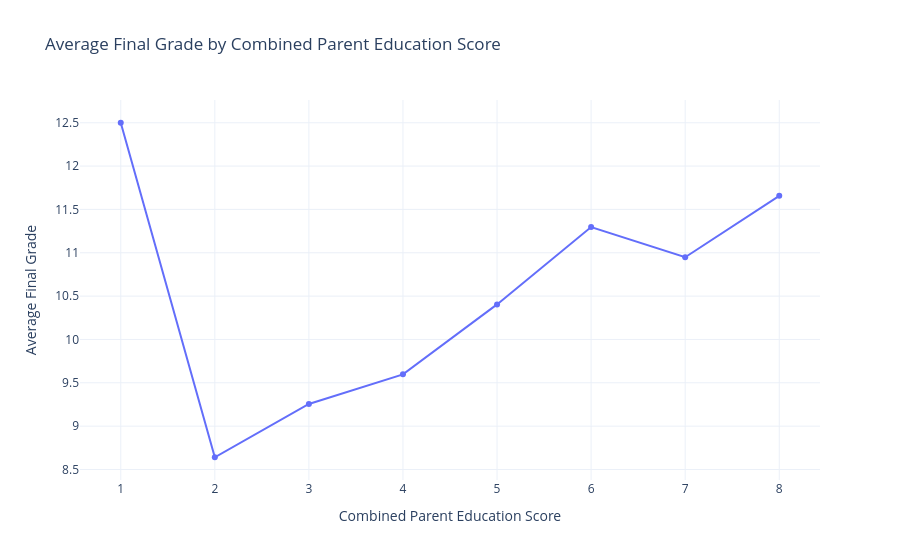

Notebook cell for this chart:
### Markdown cell above
## 7. Parent Education vs Final Grade

### Code cell
parent_summary = (
    df.groupby('parent_education', as_index=False)
      .agg(
          Students=('G3','count'),
          Average_Grade=('G3','mean'),
          Pass_Rate=('G3', lambda x: (x >= 10).mean() * 100)
      )
)

fig = px.line(
    parent_summary,
    x='parent_education',
    y='Average_Grade',
    markers=True,
    hover_data=['Students','Pass_Rate'],
    title='Average Final Grade by Combined Parent Education Score',
    labels={'parent_education':'Combined Parent Education Score','Average_Grade':'Average Final Grade'}
)
fig.update_layout(template='plotly_white')
fig.show()

### Figure 1 — Plotly figure (JSON) as saved in the notebook; plotly's stock layout.template omitted (floating-point values rounded to 4 significant figures)
{"data": [{"customdata": [[2.0, 50.0], [39.0, 58.97], [43.0, 60.47], [72.0, 59.72], [47.0, 68.09], [64.0, 75.0], [58.0, 67.24], [70.0, 75.71]], "hovertemplate": "Combined Parent Education Score=%{x}<br>Average Final Grade=%{y}<br>Students=%{customdata[0]}<br>Pass_Rate=%{customdata[1]}<extra></extra>", "legendgroup": "", "line": {"color": "#636efa", "dash": "solid"}, "marker": {"symbol": "circle"}, "mode": "lines+markers", "name": "", "orientation": "v", "showlegend": false, "type": "scatter", "x": [1, 2, 3, 4, 5, 6, 7, 8], "xaxis": "x", "y": [12.5, 8.641, 9.256, 9.597, 10.4, 11.3, 10.95, 11.66], "yaxis": "y"}], "layout": {"legend": {"tracegroupgap": 0}, "title": {"text": "Average Final Grade by Combined Parent Education Score"}, "xaxis": {"anchor": "y", "domain": [0, 1], "title": {"text": "Combined Parent Education Score"}}, "yaxis": {"anchor": "x", "domain": [0, 1], "title": {"text": "Average Final Grade"}}}}
